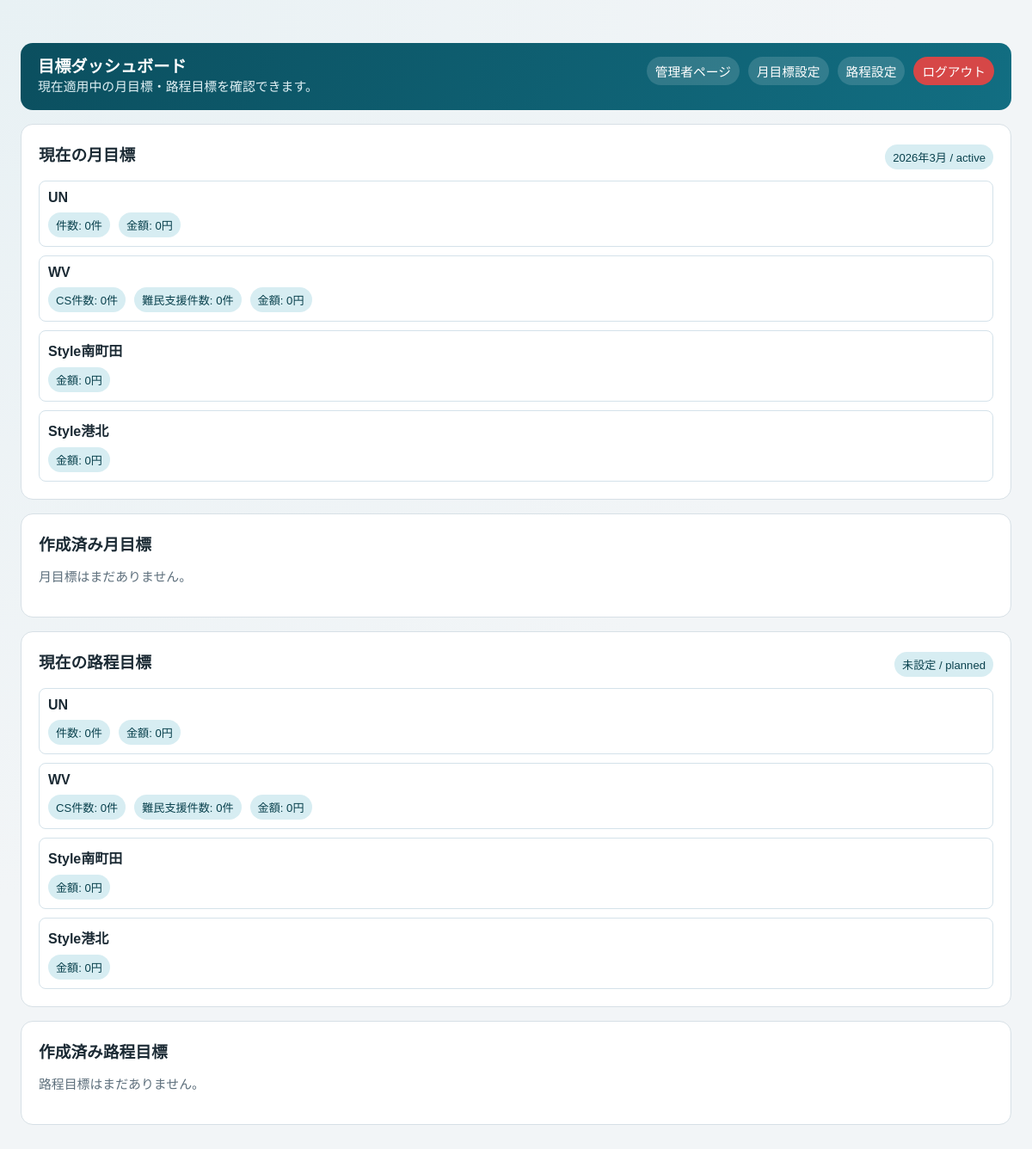
Page /targets/ (signed in) on the earlier database version.
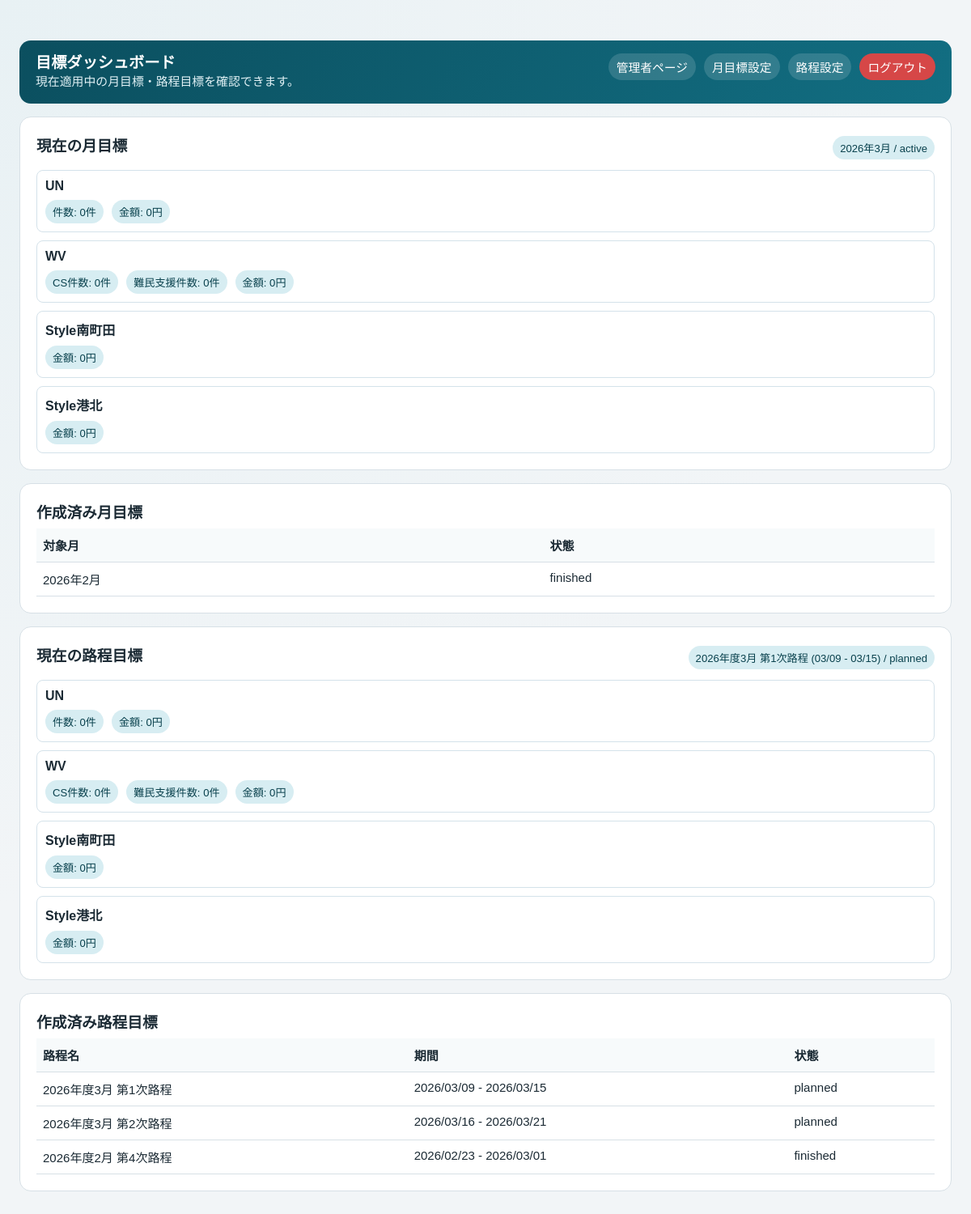
Same page on the later database version.
### apps/targets/models.py (models this page shows, shortened)
class Period(models.Model):
    month = models.DateField()
    name = models.CharField(max_length=64)
    status = models.CharField(max_length=16, choices=TARGET_STATUS_CHOICES, default=TARGET_STATUS_PLANNED)
    start_date = models.DateField()
    end_date = models.DateField()
    created_at = models.DateTimeField(auto_now_add=True)
    updated_at = models.DateTimeField(auto_now=True)
    class Meta:
        ordering = ["-month", "start_date", "id"]
        unique_together = ("month", "name")

### apps/targets/views.py (the view)
# urls.py: path("", target_index, name="target_index"),
@require_roles(ROLE_ADMIN)
def target_index(request: HttpRequest) -> HttpResponse:
    configs = _department_configs()
    current_month = _current_month()
    current_period = _current_period()
    return render(
        request,
        "targets/target_dashboard.html",
        {
            "current_month_label": f"{current_month.year}年{current_month.month}月",
            "current_month_status": _month_status(current_month),
            "current_period_label": _period_label(current_period),
            "current_period_status": _period_status(current_period.start_date, current_period.end_date)
            if current_period
            else TARGET_STATUS_PLANNED,
            "month_rows": _build_month_rows(target_month=current_month, configs=configs),
            "period_rows": _build_period_rows(period=current_period, configs=configs),
            "month_history_rows": _month_history_rows(),
            "period_history_rows": _period_history_rows(),
        },
    )

### apps/accounts/auth.py (called while the page is built)
def resolve_request_role(request: HttpRequest) -> str | None:
    user = getattr(request, "user", None)
    if user and getattr(user, "is_authenticated", False):
        role = ROLE_ADMIN if (user.is_staff or user.is_superuser) else ROLE_REPORT
        if request.session.get(SESSION_ROLE_KEY) != role:
            request.session[SESSION_ROLE_KEY] = role
        return role
    return request.session.get(SESSION_ROLE_KEY)

def require_roles(*allowed_roles: str):
    def decorator(view_func):
        @wraps(view_func)
        def wrapper(request: HttpRequest, *args, **kwargs) -> HttpResponse:
            role = resolve_request_role(request)
            if role not in allowed_roles:
                return redirect("home")
            return view_func(request, *args, **kwargs)
        return wrapper
    return decorator

### apps/common/report_metrics.py (called while the page is built)
def format_metric_value(*, metric_code, value: int) -> str:
    if metric_code == "amount":
        return f"{value:,}"
    return str(value)

### apps/targets/views.py (called while the page is built)
def _month_value_from_date(value: date) -> str:
    return value.strftime("%Y-%m")

def _current_month() -> date:
    return timezone.localdate().replace(day=1)

### templates/targets/target_dashboard.html (shortened to what this page needs)
{% extends "base.html" %}
{% block content %}
<div class="container">
  <header class="topbar topbar-desktop-expanded">
    <div>
      <strong>目標ダッシュボード</strong>
      <div class="muted" style="color: #e1f1f5;">現在適用中の月目標・路程目標を確認できます。</div>
    </div>
    <nav>
      <a href="{% url 'dashboard_index' %}">管理者ページ</a>
      <a href="{% url 'target_month_settings' %}">月目標設定</a>
      <a href="{% url 'target_period_settings' %}">路程設定</a>
      <a href="{% url 'logout' %}" class="logout-link">ログアウト</a>
    </nav>
  </header>
  <section class="card" style="margin-top: 16px;">
    <div class="row">
      <h3>現在の月目標</h3>
      <span class="badge">{{ current_month_label }} / {{ current_month_status }}</span>
    </div>
    {% for row in month_rows %}
    <div style="margin-top: 10px; padding: 10px; border: 1px solid #d4e2ea; border-radius: 8px;">
      <strong>{{ row.label }}</strong>
      <div style="display: flex; gap: 10px; flex-wrap: wrap; margin-top: 8px;">
        {% for metric in row.metrics %}
        <span class="badge">{{ metric.label }}: {{ metric.value_text }}{{ metric.unit }}</span>
        {% endfor %}
      </div>
    </div>
    {% endfor %}
  </section>
  <section class="card" style="margin-top: 16px;">
    <h3>作成済み月目標</h3>
    {% if month_history_rows %}
    <table>
      <thead>
        <tr><th>対象月</th><th>状態</th></tr>
      </thead>
      <tbody>
        {% for row in month_history_rows %}
        <tr>
          <td>{{ row.month_label }}</td>
          <td>{{ row.status }}</td>
        </tr>
        {% endfor %}
      </tbody>
    </table>
    {% else %}
    <p class="muted">月目標はまだありません。</p>
    {% endif %}
  </section>
  <section class="card" style="margin-top: 16px;">
    <div class="row">
      <h3>現在の路程目標</h3>
      <span class="badge">{{ current_period_label }} / {{ current_period_status }}</span>
    </div>
    {% for row in period_rows %}
    <div style="margin-top: 10px; padding: 10px; border: 1px solid #d4e2ea; border-radius: 8px;">
      <strong>{{ row.label }}</strong>
      <div style="display: flex; gap: 10px; flex-wrap: wrap; margin-top: 8px;">
        {% for metric in row.metrics %}
        <span class="badge">{{ metric.label }}: {{ metric.value_text }}{{ metric.unit }}</span>
        {% endfor %}
      </div>
    </div>
    {% endfor %}
  </section>
  <section class="card" style="margin-top: 16px;">
    <h3>作成済み路程目標</h3>
    {% if period_history_rows %}
    <table>
      <thead>
        <tr><th>路程名</th><th>期間</th><th>状態</th></tr>
      </thead>
      <tbody>
        {% for row in period_history_rows %}
        <tr>
          <td>{{ row.name }}</td>
          <td>{{ row.range_label }}</td>
          <td>{{ row.status }}</td>
        </tr>
        {% endfor %}
      </tbody>
    </table>
    {% else %}
    <p class="muted">路程目標はまだありません。</p>
    {% endif %}
  </section>
</div>
{% endblock %}

Differences in the rows shown:
added Period: name "2026年度3月 第1次路程"
added Period: name "2026年度3月 第2次路程"
added Period: name "2026年度2月 第4次路程"
Other differences:
{{ current_period_label }}: "未設定" → "2026年度3月 第1次路程 (03/09 - 03/15)"
text no longer shown: "月目標はまだありません。 路程目標はまだありません。"
text now shown: "対象月 状態 路程名 期間 状態"
new list line: "2026年2月 finished"
new list line: "2026/03/09 - 2026/03/15 planned"
new list line: "2026/03/16 - 2026/03/21 planned"
new list line: "2026/02/23 - 2026/03/01 finished"
